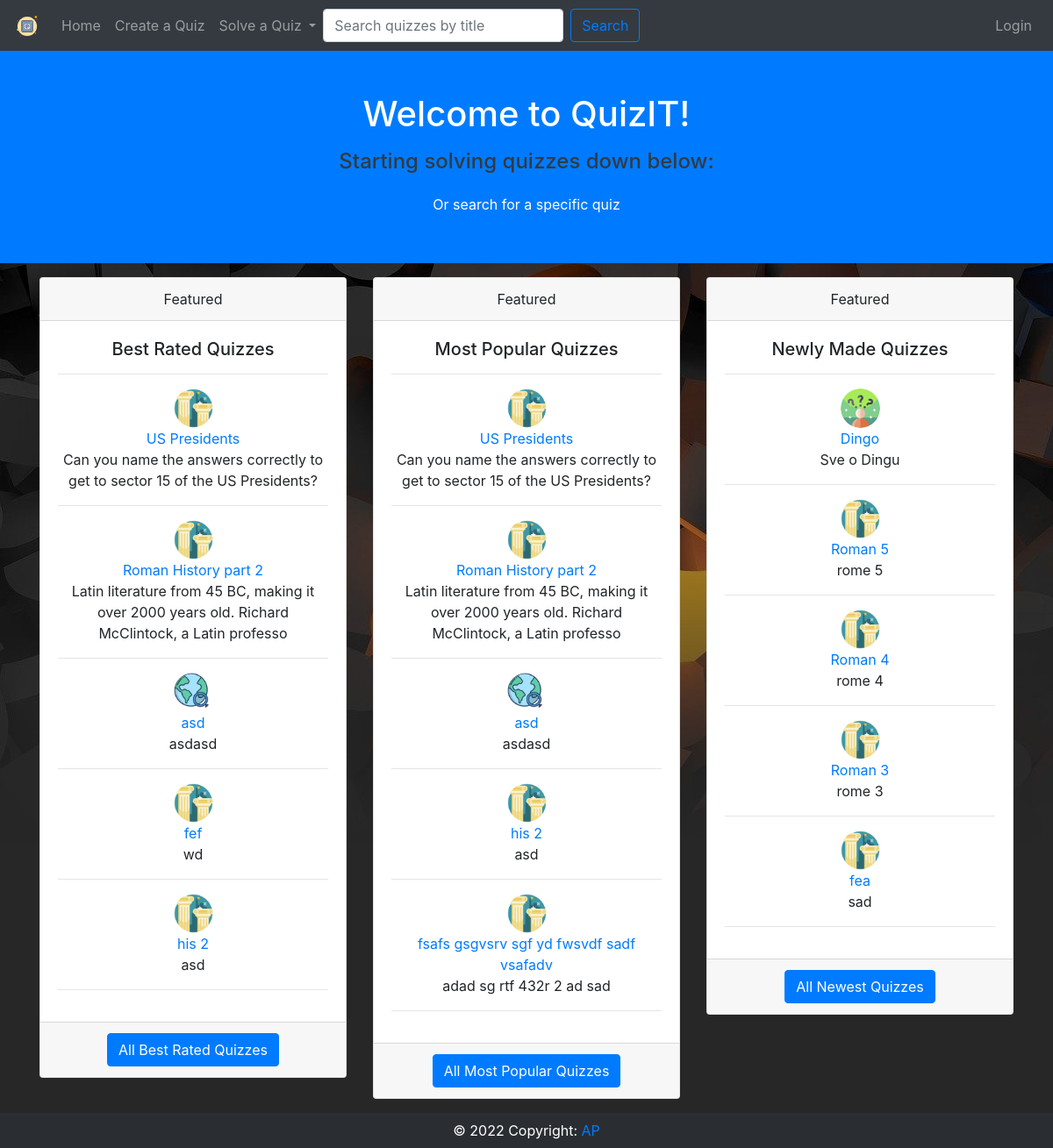
Before: /home/ with the older database file.
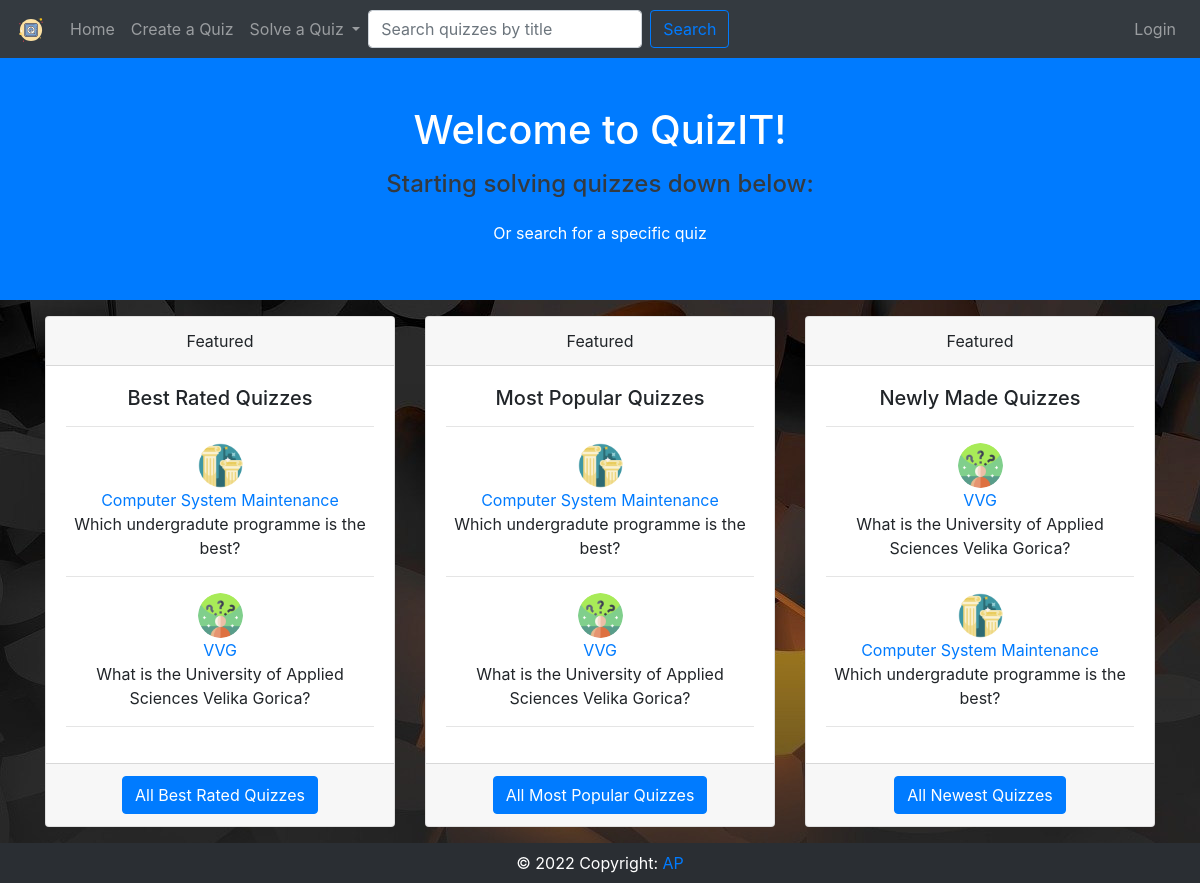
After: the same page with the newer database file.
### quiz/models.py (models this page shows)
class Quiz(models.Model):
    choices = (
        ('history', "History"),
        ('geography', "Geography"),
        ('sports', "Sports"),
        ('entertainment', "Entertainment"),
        ('music', "Music"),
        ('language', "Language"),
        ('gaming', "Gaming"),
        ('other', "Other"),
    )
    title = models.CharField(max_length=40, unique=True, blank=False)
    description = models.CharField(max_length=100, blank=False)
    category = models.CharField(max_length=20, choices = choices)
    created = models.DateTimeField(auto_now_add=True)
    created_by = models.ForeignKey(settings.AUTH_USER_MODEL, null=True, on_delete=models.SET_NULL)
    rating = models.IntegerField(default=0)
    def __str__(self):
        return self.title
    class Meta:
        verbose_name_plural = "Quizes"

### quiz/views.py (the view)
# urls.py: path('home/', views.homePage, name='home'),
def homePage(request):
	popular_quizes = Quiz.objects.all().annotate(count=Count('user_quiz_points')).order_by('-count')[:5]
	newest_quizes = Quiz.objects.all().order_by('-created')[:5]
	best_rated_quizes = Quiz.objects.all().order_by('-rating')[:5]
	context = {'popular': popular_quizes, 'newest':newest_quizes, 'best':best_rated_quizes}
	return render(request, 'quiz/home.html', context)

### quiz/templates/quiz/home.html (shortened to what this page needs)
{%extends './basetemp.html' %}
{% load static %}
{% block content %}
<div class="p-5 text-center bg-primary text-white">
    <h1 class="mb-3">Welcome to QuizIT!</h1>
    <h4 class="mb-3 text-dark">Starting solving quizzes down below:</h4>
    <a class="btn btn-primary" href="{% url 'quizsearch' %}" role="button">Or search for a specific quiz</a>
</div>
<div class="container">
  <div class="row">
    <div class="col">
      <div class="card text-center mt-3">
        <div class="card-header">
            Featured
        </div>
        <div class="card-body">
            <h5 class="card-title">Best Rated Quizzes</h5>
            <hr>
             {% for quiz in best%}
             <img
                    src="/static/quiz/images/{{quiz.category}}.png"
                    alt=""
                    style="width: 45px; height: 45px"
                    class="rounded-circle"
                    />
            <a href="{% url 'quiz' quiz.id %}"><p class="mb-0 card-text">{{quiz}}</p></a>
            <p class="card-text">{{quiz.description}}</p>
            <hr>
            {% endfor %}
        </div>
        <div class="card-footer text-muted">
            <a href="{% url 'quizsearch' %}?sort=Best Rated" class="btn btn-primary">All Best Rated Quizzes</a>
        </div>
        </div>
    </div>
    <div class="col">
      <div class="card text-center  mt-3">
        <div class="card-header">
            Featured
        </div>
        <div class="card-body">
            <h5 class="card-title">Most Popular Quizzes</h5>
            <hr>
             {% for quiz in popular%}
             <img
                    src="/static/quiz/images/{{quiz.category}}.png"
                    alt=""
                    style="width: 45px; height: 45px"
                    class="rounded-circle"
                    />
            <a href="{% url 'quiz' quiz.id %}"><p class="mb-0 card-text">{{quiz}}</p></a>
            <p class="card-text">{{quiz.description}}</p>
            <hr>
            {% endfor %}
        </div>
        <div class="card-footer text-muted">
            <a href="{% url 'quizsearch' %}?sort=Popular" class="btn btn-primary">All Most Popular Quizzes</a>
        </div>
        </div>
    </div>
    <div class="col">
      <div class="card text-center mt-3">
        <div class="card-header">
            Featured
        </div>
       <div class="card-body">
            <h5 class="card-title">Newly Made Quizzes</h5>
            <hr>
             {% for quiz in newest%}
             <img
                    src="/static/quiz/images/{{quiz.category}}.png"
                    alt=""
                    style="width: 45px; height: 45px"
                    class="rounded-circle"
                    />
            <a href="{% url 'quiz' quiz.id %}"><p class="mb-0 card-text">{{quiz}}</p></a>
            <p class="card-text">{{quiz.description}}</p>
            <hr>
            {% endfor %}
        </div>
        <div class="card-footer text-muted">
            <a href="{% url 'quizsearch' %}?sort=Newest" class="btn btn-primary">All Newest Quizzes</a>
        </div>
        </div>
    </div>
  </div>
</div>
{% endblock %}

Changed rows visible on the page:
removed Quiz: category (picture), title "Roman History part 2", description "Latin literature from 45 BC, making it over 2000 years old. Richard McClintock, a Latin professo"
removed Quiz: category (picture), title "asd", description "asdasd"
removed Quiz: category (picture), title "fef", description "wd", shown under "Best Rated Quizzes"
removed Quiz: category (picture), title "his 2", description "asd"
removed Quiz: category (picture), title "fsafs gsgvsrv sgf yd fwsvdf sadf vsafadv", description "adad sg rtf 432r 2 ad sad", shown under "Most Popular Quizzes"
removed Quiz: category (picture), title "Dingo", description "Sve o Dingu", shown under "Newly Made Quizzes"
removed Quiz: category (picture), title "Roman 5", description "rome 5", shown under "Newly Made Quizzes"
removed Quiz: category (picture), title "Roman 4", description "rome 4", shown under "Newly Made Quizzes"
removed Quiz: category (picture), title "Roman 3", description "rome 3", shown under "Newly Made Quizzes"
removed Quiz: category (picture), title "fea", description "sad", shown under "Newly Made Quizzes"
now on one of the page's lists (row edited): Quiz: title "Computer System Maintenance", description "Which undergradute programme is the best?"
changed Quiz: title "US Presidents" → "Computer System Maintenance"; description "Can you name the answers correctly to get to sector 15 of the US Presidents?" → "Which undergradute programme is the best?"
added Quiz: category (picture), title "VVG", description "What is the University of Applied Sciences Velika Gorica?"
